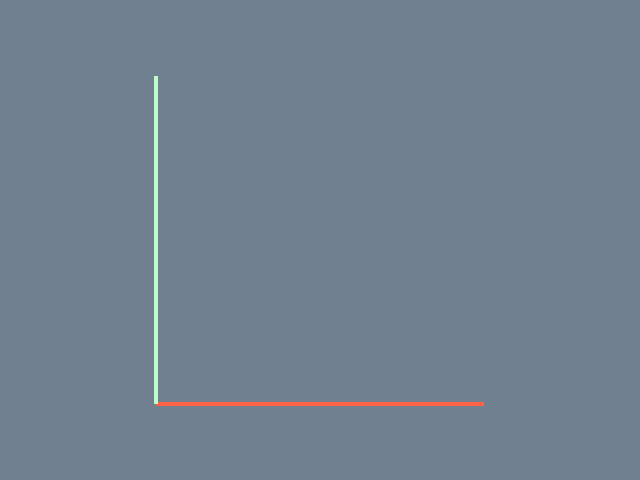

The script that drew this image:
#!/usr/bin/env python

# Display two lines from a common origin, each with a different color,
# using per-cell scalar coloring on a vtkPolyData.

# Factory overrides: importing these modules registers the OpenGL rendering
# and interaction style implementations for vtkRenderingCore factory classes.
import vtkmodules.vtkInteractionStyle  # noqa: F401
import vtkmodules.vtkRenderingOpenGL2  # noqa: F401
# VTK pipeline classes used in this example
from vtkmodules.vtkCommonCore import (
    vtkPoints,
    vtkUnsignedCharArray,
)
from vtkmodules.vtkCommonDataModel import (
    vtkCellArray,
    vtkLine,
    vtkPolyData,
)
from vtkmodules.vtkRenderingCore import (
    vtkActor,
    vtkPolyDataMapper,
    vtkRenderWindow,
    vtkRenderWindowInteractor,
    vtkRenderer,
)

# Colors (normalized RGB and unsigned char)
slate_gray_background_rgb = (0.439, 0.502, 0.565)
tomato_uc = (255, 99, 71)
mint_uc = (189, 252, 201)

# Data: define three points — an origin and two endpoints
points = vtkPoints()
points.InsertNextPoint(0.0, 0.0, 0.0)
points.InsertNextPoint(1.0, 0.0, 0.0)
points.InsertNextPoint(0.0, 1.0, 0.0)

# Create the first line (origin to p0)
line0 = vtkLine()
line0.GetPointIds().SetId(0, 0)
line0.GetPointIds().SetId(1, 1)

# Create the second line (origin to p1)
line1 = vtkLine()
line1.GetPointIds().SetId(0, 0)
line1.GetPointIds().SetId(1, 2)

# Store lines in a cell array
lines = vtkCellArray()
lines.InsertNextCell(line0)
lines.InsertNextCell(line1)

# Per-cell colors: one RGB tuple per line
cell_colors = vtkUnsignedCharArray()
cell_colors.SetNumberOfComponents(3)
cell_colors.InsertNextTypedTuple(tomato_uc)
cell_colors.InsertNextTypedTuple(mint_uc)

# Assemble polydata with points, lines, and per-cell colors
lines_poly_data = vtkPolyData()
lines_poly_data.SetPoints(points)
lines_poly_data.SetLines(lines)
lines_poly_data.GetCellData().SetScalars(cell_colors)

# Mapper: map polydata to graphics primitives
mapper = vtkPolyDataMapper()
mapper.SetInputData(lines_poly_data)

# Actor: set line width for visibility
actor = vtkActor()
actor.SetMapper(mapper)
actor.GetProperty().SetLineWidth(4)

# Renderer: assemble the scene
renderer = vtkRenderer()
renderer.AddActor(actor)
renderer.SetBackground(slate_gray_background_rgb)

# Window: display the rendered scene
render_window = vtkRenderWindow()
render_window.AddRenderer(renderer)
render_window.SetWindowName("colored lines")
render_window.SetMultiSamples(0)
render_window.SetSize(640, 480)

# Interactor: handle mouse and keyboard events
render_window_interactor = vtkRenderWindowInteractor()
render_window_interactor.SetRenderWindow(render_window)

# Launch the interactive visualization
render_window_interactor.Initialize()
render_window_interactor.Start()
